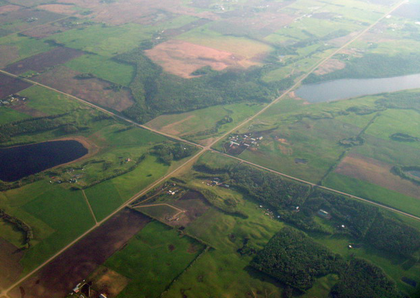
%> input picture pic/1.bmp, 420 x 298 px, shrunk from 622 x 442 before the run
$ octave main.m   (GNU Octave 9; MATLAB toolbox functions it lacks are replaced by stand-ins)
%> lines starting %> are read from the running program, lines starting %| are printed output that depends on the picture; in (x1, y1, x2, y2) boxes, pixels count from 0 and x2, y2 are one past the last pixel; in counts of white or black regions, pixels touching at a corner belong together; the program's own positions count from 1
### code/matlab/GamaCorrection.m
function output=GamaCorrection(input,m,n,H,W)
I = rgb2lab(input);
        L = sum(sum(I(:,:,1))) / (H * W);
        if L <= 50
            gamma = m;
        else
            gamma = n;
        end

    I(:,:,1) = imadjust(I(:,:,1)./100, [0 1], [0 1], gamma) * 100;
    output = lab2rgb(I);

### code/matlab/calcDarkChannel.m
function darkchannel = calcDarkChannel(input,r)
[h, w, ~] = size(input);
%zeros(height, width);
%radius = 5;%round(min(height, width) * 0.02);
pixeldc = min(input, [], 3);
darkchannel = pixeldc;
for i = 1:h
   for j = 1:w
      patch = pixeldc(max(1,i-r):min(i+r,h),max(1,j-r):min(w,j+r));
      darkchannel(i, j) = min(min(patch));
   end
end

imshow(darkchannel);
end

### code/matlab/calcBoxAirlight.m
function A=calcBoxAirlight(input,r)
r=r*2;
[h,w,~]=size(input);
rh=floor(h/r);
rw=floor(w/r);
i = 1+floor(h/r);
R=1;
W=1;
while 1
    if i<=h
        j = 1+rw;
        W=1;
        while 1
        if j<=w
            patch = input( i-rh : min(i+rh,h) , j-rw : min(w,j+rw), : );
            A(R,W,:)=calcRowAirlight(patch);
            W=W+1;
        else
            break;
        end
        j=j+rw*2;
        end
    else
        break;
    end
    i=i+rh*2;
    R=R+1;
end

### code/matlab/GetALight.m
function ALight = GetALight(NoI)
    ALight8 = reshape(calcBoxAirlight(NoI,8),[1,64,3]);
    ALight4 = reshape(calcBoxAirlight(NoI,4),[1,16,3]);
    ALight2 = reshape(calcBoxAirlight(NoI,2),[1,4,3]);
    ALight1 = reshape(calcBoxAirlight(NoI,1),[1,1,3]);
    ALight = [ repmat(ALight1,1,64) repmat(ALight2,1,16) repmat(ALight4,1,4) ALight8];

### code/matlab/GetSky.m
function [sky]=GetSky(GamaI,H,W,i,I)
clear f;
% dir=['D:\学习\matlabCode\matlabCode\科研\NewAT\2018.09.09\'];
dir=['E:\Learning\论文\论文图库\sky\'];
str=dir;
%% 高亮区域
    GaussianMode=fspecial('gaussian', [36 36], 6);%fspecial('gaussian', hsize, sigma)产生滤波模板
    %为了不出现黑边，使用参数'replicate'（输入图像的外部边界通过复制内部边界的值来扩展）
    FilterI=imfilter(GamaI,GaussianMode,'replicate');
    Filterdarkchannel=calcDarkChannel(FilterI,7);
    Maxd=max(max(Filterdarkchannel));
    HighLight=zeros(H,W);
    Imax=max(GamaI,[],3);
    limitMax=0.95*Maxd;
    HighLight(Imax>limitMax)=1;
    HighLight(HighLight<1)=0;
    imshow(HighLight);
%     colormap hot;
%     f=getframe(gcf);
    imwrite(HighLight,[str num2str(i) '_1亮度.bmp']);
%     clear f;
%% 梯度打分
    Gradientweight=sobelweight(I);
    K=Gradientweight;
    K(K>0)=1;
    imshow(Gradientweight);
%     colormap hot;
%     f=getframe(gcf);
    imwrite(K,[str  num2str(i) '_2梯度.bmp']);
%     clear f;
%% 浓雾判断
     IMean=mean(I,3)*255;
     Var=((IMean-I(:,:,1)*255).^2+(IMean-I(:,:,2)*255).^2+(IMean-I(:,:,3)*255).^2)/3;
     Var(Var<=10)=0;
     Var(Var~=0)=1;
     LabI=rgb2lab(I);
     LightI=LabI(:,:,1);
     MaxL=max(max(LightI));
     Dis=MaxL-LightI;
     Var(Dis<=10)=1;
     imshow(Var);
     O=Var;
     O(O==1)=2;
     O(O==0)=1;
     O(O==2)=0;
%     colormap hot;
%     f=getframe(gcf);
    imwrite(O,[str  num2str(i) '_3方差.bmp']);
%     clear f;
%% 综合
     SKYWEIGHT=Gradientweight.*HighLight.*Var;
%% 联通区域判断
% [28 lines of commented-out code are left out]
    A=SKYWEIGHT;
    A(A>0)=1;
    K=bwareaopen(A,1500);
    SKYWEIGHT=K.*SKYWEIGHT;
    sky=SKYWEIGHT;
    imshow(sky);
    a_sky=maxLianTongYu(sky);
    if sum(sum(sky(a_sky==1)))<10000
       sky=zeros(size(sky));
    end
    sky(sky~=0)=1;
    Sky=1-sky;
    Lab = bwlabel(Sky);
    Num=max(max(Lab));
    for i1=1:Num
        [indx,indy]=find(Lab==i1);
        x1=min(indx);
        x2=max(indx);
        y1=min(indy);
        y2=max(indy);
        if x1==1||x2==H||y1==1||y2==W
            Lab(Lab==i1)=0;
        end
    end
    sky(Lab~=0)=1;
    SKYWEIGHT(SKYWEIGHT==0)=0.6;
    sky=sky.*SKYWEIGHT;
    imshow(sky);
%     colormap hot;
%     f=getframe(gcf);
    sky(sky>0)=1;
    imwrite(sky,[dir num2str(i) '_5final.bmp']);

### code/matlab/sobelweight.m
function hh=sobelweight(I)
     I1=I(:,:,1);
     I2=I(:,:,2);
     I3=I(:,:,3);
     [H,W,~]=size(I);
     h1=imgradient(I1,'sobel');
     h2=imgradient(I2,'sobel');
     h3=imgradient(I3,'sobel');
%      h1=colfilt(h1,[3 3],'sliding',@mean);
%      h2=colfilt(h2,[3 3],'sliding',@mean);
%      h3=colfilt(h3,[3 3],'sliding',@mean);
     hh=sqrt(h1.^2+h2.^2+h3.^2);
     s=reshape(hh,H*W,1);
     HH=sort(s);
     w=HH(round(0.9*H*W),1);
     hh(hh>w)=w;
     hh=hh./w;
     hh=(0.2-hh)*5;
     hh(hh<=0.6)=0;
%      I=rgb2gray(I);
%      hh=guidedfilter(I,hh,30,1e-6);

### code/matlab/maxLianTongYu.m
%输入：I    输入图像
%输出：img  仅包含最大连通域的图像
function [img]=maxLianTongYu(I)
if length(size(I))>2
    I = rgb2gray(I);
end
if ~islogical(I)
    imBw = im2bw(I);                        %转换为二值化图像
else
    imBw = I;
end
% imBw = im2bw(I);                        %转换为二值化图像
imLabel = bwlabel(imBw);                %对各连通域进行标记
stats = regionprops(imLabel,'Area');    %求各连通域的大小
area = cat(1,stats.Area);
index = find(area == max(area));        %求最大连通域的索引
img = ismember(imLabel,index);          %获取最大连通域图像

### code/matlab/main.m
clear all;
%%
%循环读取图像
for i=1:92
    clear easyout finalout weight I iniT GamaI Alight darkchannel sky Img BIGSKYWEIGHT output out1 out count NoI;
    str=['D:\learning\image\' num2str(i) '.bmp'];
    I=im2double(imread(str));
    str=['D:\learning\matlabCode\matlabCode\科研\CLAHE原图\' num2str(i) '.bmp'];
    NoI = im2double(imread(str));
    dir=['D:\learning\matlabCode\matlabCode\科研\NewAT\0test0924-final\'];
% [14 lines of commented-out code are left out]
%%
%对原图伽马校正
    iniI=mean(NoI,3);
    [H,W,~] = size(I);
%> H = 298; W = 420
    GamaNoI=NoI;
    GamaNoI1=GamaCorrection(I,0.43,0.7,H,W);
%> in GamaCorrection, `I = rgb2lab(input);`: I: size 298x420x3 double; mean of channels 1, 2, 3 45.4, -6.1, 6.1
%> in GamaCorrection, `L = sum(sum(I(:,:,1))) / (H * W);`: L = 45.37
%> in GamaCorrection, `I(:,:,1) = imadjust(I(:,:,1)./100, [0 1], [0 1], gamma) * 100;`: I: size 298x420x3 double; mean of channels 1, 2, 3 69.1, -6.1, 6.1
%     GamaI=GamaCorrection(I,0.43,0.7,H,W);
%%
%计算A 暗通道 和原始的T
    darkchannel=calcDarkChannel(I,7);
%> after the loop in calcDarkChannel, `for i = 1:h`:
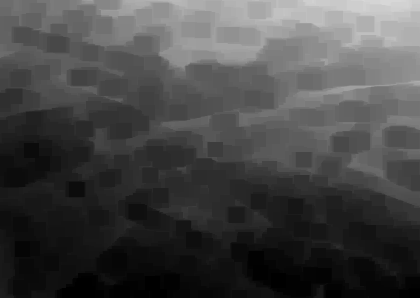
%> darkchannel: size 298x420 double; min 0, max 0.847, mean 0.273
    ALight=GetALight(I);
%> after the loop in calcBoxAirlight, `while 1`: R = 9; j = 443
%> call 2 of calcBoxAirlight, with r = 4
%> after the loop in calcBoxAirlight (call 2), `while 1`:
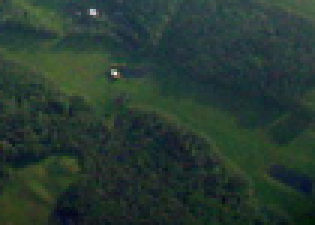
%> patch: size 75x105x3 double (shown 3 times larger); mean R, G, B 0.155, 0.228, 0.195
%> after the loop in calcBoxAirlight (call 2), `while 1`: R = 5; j = 469
%> call 3 of calcBoxAirlight, with r = 2
%> after the loop in calcBoxAirlight (call 3), `while 1`:
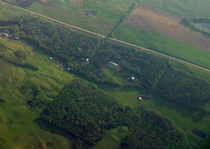
%> patch: size 149x210x3 double; mean R, G, B 0.258, 0.318, 0.266
%> after the loop in calcBoxAirlight (call 3), `while 1`: R = 3; j = 526
%> in GetALight, `ALight1 = reshape(calcBoxAirlight(NoI,1),[1,1,3]);`: ALight1 = [0.927 0.941 0.928]
%%
%求天空区域
    [sky]=GetSky(GamaNoI1,H,W,i,I);
%> in GetSky, `Maxd=max(max(Filterdarkchannel));`: Maxd = 0.933
%> in GetSky, `Imax=max(GamaI,[],3);`:
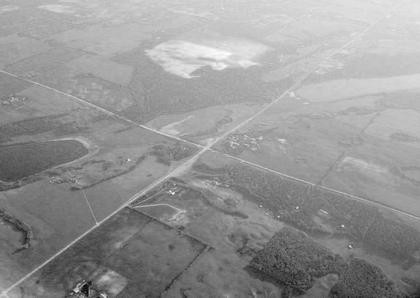
%> Imax: size 298x420 double; min 0.126, max 1.09, mean 0.694; drawn with min black and max white
%> in GetSky, `limitMax=0.95*Maxd;`: limitMax = 0.886
%> in GetSky, `HighLight(Imax>limitMax)=1;`: HighLight: size 298x420 double; values 0 (black) and 1 (white), 12.8% white; 165 white regions (155 under 20 px), largest, box (x1, y1, x2, y2) and area: (121, 0, 420, 72) 10761, (145, 29, 275, 78) 2935, (307, 63, 420, 97) 1499
%> in sobelweight, `w=HH(round(0.9*H*W),1);`: w = 0.569
%> in sobelweight, `hh(hh>w)=w;`:
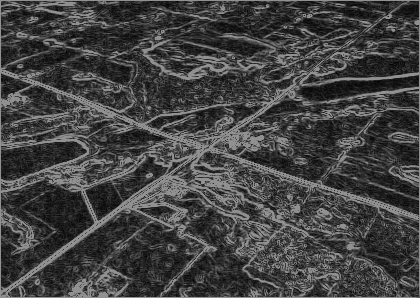
%> hh: size 298x420 double; min 0.0136, max 0.569, mean 0.262
%> in GetSky, `K(K>0)=1;`: K: size 298x420 double; values 0 (black) and 1 (white), 0.45% white in thin lines or dots
%> in GetSky, `Var(Var<=10)=0;`: Var: size 298x420 double; min 0, max 1904.9, mean 127.2
%> in GetSky, `Var(Var~=0)=1;`: Var: size 298x420 double; values 0 (black) and 1 (white), 93.5% white; black in thin lines or dots
%> in GetSky, `MaxL=max(max(LightI));`: MaxL = 99.83
%> in GetSky, `Var(Dis<=10)=1;`: Var: size 298x420 double; values 0 (black) and 1 (white), 93.7% white; black in thin lines or dots
%> in GetSky, `O(O==1)=2;`: O: size 298x420 double; values 0 (black) and 2 (white), 93.7% white; black in thin lines or dots
%> in GetSky, `O(O==0)=1;`:
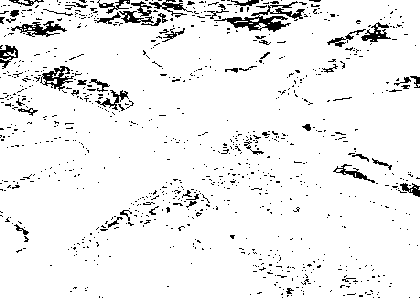
%> O: size 298x420 double; values 1 (black) and 2 (white), 93.7% white; black in thin lines or dots
%> in GetSky, `O(O==2)=0;`: O: size 298x420 double; values 0 (black) and 1 (white), 6.3% white in thin lines or dots
%> in GetSky, `A(A>0)=1;`:
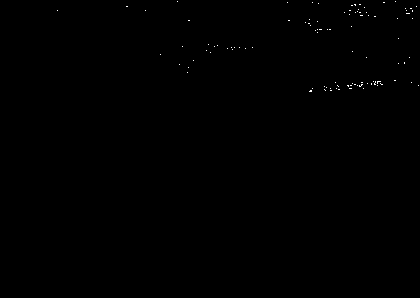
%> A: size 298x420 double; values 0 (black) and 1 (white), 0.12% white in thin lines or dots, all inside (x1, y1, x2, y2) = (57, 1, 419, 92)
%> in GetSky, `K=bwareaopen(A,1500);`: K: size 298x420 logical; every value is 0
%> in GetSky, `SKYWEIGHT=K.*SKYWEIGHT;`: SKYWEIGHT: size 298x420 double; every value is 0
%> in maxLianTongYu, `stats = regionprops(imLabel,'Area');`: stats = 0 regions
%> in maxLianTongYu, `area = cat(1,stats.Area);`: area = []
%> in GetSky, `SKYWEIGHT(SKYWEIGHT==0)=0.6;`: SKYWEIGHT: size 298x420 double; every value is 0.6
%> (the run ends here)
